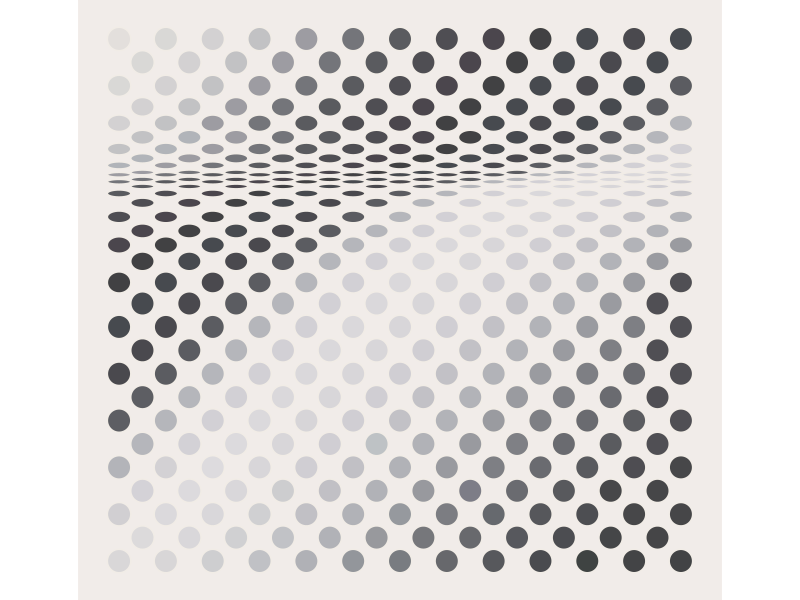

Recreate this plot in R.
library(ggplot2)
library(ggforce)

# https://www.tate.org.uk/art/artworks/riley-hesitate-t04132
# Bridget Riley
# Hesitate
# 1964

ggplot() +

  # even rows (when a = 1 for first 12 rows)
  # x: start with 0 and go to 48 by 4
  # y: start with 0 and goes to _ by 4
  geom_ellipse(aes(x0 = 0, y0 = 0, a = 1, b = 1, angle = pi),  fill = "#D9D7D8", color = "#F1ECE6") +
  geom_ellipse(aes(x0 = 4, y0 = 0, a = 1, b = 1, angle = pi),  fill = "#D8D6D7", color = "#F1ECE6") +
  geom_ellipse(aes(x0 = 8, y0 = 0, a = 1, b = 1, angle = pi),  fill = "#CECED0", color = "#F1ECE6") +
  geom_ellipse(aes(x0 = 12, y0 = 0, a = 1, b = 1, angle = pi), fill = "#C0C1C5", color = "#F1ECE6") +
  geom_ellipse(aes(x0 = 16, y0 = 0, a = 1, b = 1, angle = pi), fill = "#B0B1B6", color = "#F1ECE6") +
  geom_ellipse(aes(x0 = 20, y0 = 0, a = 1, b = 1, angle = pi), fill = "#93969B", color = "#F1ECE6") +
  geom_ellipse(aes(x0 = 24, y0 = 0, a = 1, b = 1, angle = pi), fill = "#797C81", color = "#F1ECE6") +
  geom_ellipse(aes(x0 = 28, y0 = 0, a = 1, b = 1, angle = pi), fill = "#67686C", color = "#F1ECE6") +
  geom_ellipse(aes(x0 = 32, y0 = 0, a = 1, b = 1, angle = pi), fill = "#57585C", color = "#F1ECE6") +
  geom_ellipse(aes(x0 = 36, y0 = 0, a = 1, b = 1, angle = pi), fill = "#4A4B4F", color = "#F1ECE6") +
  geom_ellipse(aes(x0 = 40, y0 = 0, a = 1, b = 1, angle = pi), fill = "#3F4342", color = "#F1ECE6") +
  geom_ellipse(aes(x0 = 44, y0 = 0, a = 1, b = 1, angle = pi), fill = "#434446", color = "#F1ECE6") +
  geom_ellipse(aes(x0 = 48, y0 = 0, a = 1, b = 1, angle = pi), fill = "#424345", color = "#F1ECE6") +

  # odd rows (when a = 1 for first 12 rows)
  # x: start with 2 and go to 48 by 4
  # y: start with 2 and goes to _ by 4
  geom_ellipse(aes(x0 = 2, y0 = 2, a = 1, b = 1, angle = pi),  fill = "#DCDADB", color = "#F1ECE6") +
  geom_ellipse(aes(x0 = 6, y0 = 2, a = 1, b = 1, angle = pi),  fill = "#D9D7DA", color = "#F1ECE6") +
  geom_ellipse(aes(x0 = 10, y0 = 2, a = 1, b = 1, angle = pi), fill = "#D0D0D2", color = "#F1ECE6") +
  geom_ellipse(aes(x0 = 14, y0 = 2, a = 1, b = 1, angle = pi), fill = "#C1C2C6", color = "#F1ECE6") +
  geom_ellipse(aes(x0 = 18, y0 = 2, a = 1, b = 1, angle = pi), fill = "#B1B2B7", color = "#F1ECE6") +
  geom_ellipse(aes(x0 = 22, y0 = 2, a = 1, b = 1, angle = pi), fill = "#98999D", color = "#F1ECE6") +
  geom_ellipse(aes(x0 = 26, y0 = 2, a = 1, b = 1, angle = pi), fill = "#76777B", color = "#F1ECE6") +
  geom_ellipse(aes(x0 = 30, y0 = 2, a = 1, b = 1, angle = pi), fill = "#68696D", color = "#F1ECE6") +
  geom_ellipse(aes(x0 = 34, y0 = 2, a = 1, b = 1, angle = pi), fill = "#57585D", color = "#F1ECE6") +
  geom_ellipse(aes(x0 = 38, y0 = 2, a = 1, b = 1, angle = pi), fill = "#4C4D51", color = "#F1ECE6") +
  geom_ellipse(aes(x0 = 42, y0 = 2, a = 1, b = 1, angle = pi), fill = "#454648", color = "#F1ECE6") +
  geom_ellipse(aes(x0 = 46, y0 = 2, a = 1, b = 1, angle = pi), fill = "#454547", color = "#F1ECE6") +

  geom_ellipse(aes(x0 = 0, y0 = 4, a = 1, b = 1,  angle = pi), fill = "#D1CFD2", color = "#F1ECE6") +
  geom_ellipse(aes(x0 = 4, y0 = 4, a = 1, b = 1,  angle = pi), fill = "#DBD9DC", color = "#F1ECE6") +
  geom_ellipse(aes(x0 = 8, y0 = 4, a = 1, b = 1,  angle = pi), fill = "#D9D7DA", color = "#F1ECE6") +
  geom_ellipse(aes(x0 = 12, y0 = 4, a = 1, b = 1, angle = pi), fill = "#D0D0D2", color = "#F1ECE6") +
  geom_ellipse(aes(x0 = 16, y0 = 4, a = 1, b = 1, angle = pi), fill = "#C1C0C5", color = "#F1ECE6") +
  geom_ellipse(aes(x0 = 20, y0 = 4, a = 1, b = 1, angle = pi), fill = "#B1B2B7", color = "#F1ECE6") +
  geom_ellipse(aes(x0 = 24, y0 = 4, a = 1, b = 1, angle = pi), fill = "#96999E", color = "#F1ECE6") +
  geom_ellipse(aes(x0 = 28, y0 = 4, a = 1, b = 1, angle = pi), fill = "#7C7D82", color = "#F1ECE6") +
  geom_ellipse(aes(x0 = 32, y0 = 4, a = 1, b = 1, angle = pi), fill = "#66696E", color = "#F1ECE6") +
  geom_ellipse(aes(x0 = 36, y0 = 4, a = 1, b = 1, angle = pi), fill = "#56575B", color = "#F1ECE6") +
  geom_ellipse(aes(x0 = 40, y0 = 4, a = 1, b = 1, angle = pi), fill = "#4D4E52", color = "#F1ECE6") +
  geom_ellipse(aes(x0 = 44, y0 = 4, a = 1, b = 1, angle = pi), fill = "#474749", color = "#F1ECE6") +
  geom_ellipse(aes(x0 = 48, y0 = 4, a = 1, b = 1, angle = pi), fill = "#464648", color = "#F1ECE6") +

  geom_ellipse(aes(x0 = 2, y0 = 6, a = 1, b = 1,  angle = pi), fill = "#D4D2D7", color = "#F1ECE6") +
  geom_ellipse(aes(x0 = 6, y0 = 6, a = 1, b = 1,  angle = pi), fill = "#DCDADD", color = "#F1ECE6") +
  geom_ellipse(aes(x0 = 10, y0 = 6, a = 1, b = 1, angle = pi), fill = "#D9D7DA", color = "#F1ECE6") +
  geom_ellipse(aes(x0 = 14, y0 = 6, a = 1, b = 1, angle = pi), fill = "#CDCDCF", color = "#F1ECE6") +
  geom_ellipse(aes(x0 = 18, y0 = 6, a = 1, b = 1, angle = pi), fill = "#C1C0C5", color = "#F1ECE6") +
  geom_ellipse(aes(x0 = 22, y0 = 6, a = 1, b = 1, angle = pi), fill = "#B1B2B7", color = "#F1ECE6") +
  geom_ellipse(aes(x0 = 26, y0 = 6, a = 1, b = 1, angle = pi), fill = "#98999E", color = "#F1ECE6") +
  geom_ellipse(aes(x0 = 30, y0 = 6, a = 1, b = 1, angle = pi), fill = "#7D7D87", color = "#F1ECE6") +
  geom_ellipse(aes(x0 = 34, y0 = 6, a = 1, b = 1, angle = pi), fill = "#6A6B70", color = "#F1ECE6") +
  geom_ellipse(aes(x0 = 38, y0 = 6, a = 1, b = 1, angle = pi), fill = "#58595D", color = "#F1ECE6") +
  geom_ellipse(aes(x0 = 42, y0 = 6, a = 1, b = 1, angle = pi), fill = "#474749", color = "#F1ECE6") +
  geom_ellipse(aes(x0 = 46, y0 = 6, a = 1, b = 1, angle = pi), fill = "#464648", color = "#F1ECE6") + 

  geom_ellipse(aes(x0 = 0,  y0 = 8, a = 1, b = 1, angle = pi), fill = "#B3B4B9", color = "#F1ECE6") +
  geom_ellipse(aes(x0 = 4,  y0 = 8, a = 1, b = 1, angle = pi), fill = "#D3D1D4", color = "#F1ECE6") +
  geom_ellipse(aes(x0 = 8,  y0 = 8, a = 1, b = 1, angle = pi), fill = "#DDDBDE", color = "#F1ECE6") +
  geom_ellipse(aes(x0 = 12, y0 = 8, a = 1, b = 1, angle = pi), fill = "#D8D6D9", color = "#F1ECE6") +
  geom_ellipse(aes(x0 = 16, y0 = 8, a = 1, b = 1, angle = pi), fill = "#D0CED3", color = "#F1ECE6") +
  geom_ellipse(aes(x0 = 20, y0 = 8, a = 1, b = 1, angle = pi), fill = "#C1C0C5", color = "#F1ECE6") +
  geom_ellipse(aes(x0 = 24, y0 = 8, a = 1, b = 1, angle = pi), fill = "#B1B2B7", color = "#F1ECE6") +
  geom_ellipse(aes(x0 = 28, y0 = 8, a = 1, b = 1, angle = pi), fill = "#999A9F", color = "#F1ECE6") +
  geom_ellipse(aes(x0 = 32, y0 = 8, a = 1, b = 1, angle = pi), fill = "#7E7F84", color = "#F1ECE6") +
  geom_ellipse(aes(x0 = 36, y0 = 8, a = 1, b = 1, angle = pi), fill = "#6A6B70", color = "#F1ECE6") +
  geom_ellipse(aes(x0 = 40, y0 = 8, a = 1, b = 1, angle = pi), fill = "#595A5E", color = "#F1ECE6") +
  geom_ellipse(aes(x0 = 44, y0 = 8, a = 1, b = 1, angle = pi), fill = "#4E4D52", color = "#F1ECE6") +
  geom_ellipse(aes(x0 = 48, y0 = 8, a = 1, b = 1, angle = pi), fill = "#474749", color = "#F1ECE6") +

  geom_ellipse(aes(x0 = 2,  y0 = 10, a = 1, b = 1, angle = pi), fill = "#B5B6BB", color = "#F1ECE6") +
  geom_ellipse(aes(x0 = 6,  y0 = 10, a = 1, b = 1, angle = pi), fill = "#D3D1D6", color = "#F1ECE6") +
  geom_ellipse(aes(x0 = 10, y0 = 10, a = 1, b = 1, angle = pi), fill = "#DCDADD", color = "#F1ECE6") +
  geom_ellipse(aes(x0 = 14, y0 = 10, a = 1, b = 1, angle = pi), fill = "#D8D6D9", color = "#F1ECE6") +
  geom_ellipse(aes(x0 = 18, y0 = 10, a = 1, b = 1, angle = pi), fill = "#D0CED3", color = "#F1ECE6") +
  geom_ellipse(aes(x0 = 22, y0 = 10, a = 1, b = 1, angle = pi), fill = "#BEC2C5", color = "#F1ECE6") +
  geom_ellipse(aes(x0 = 26, y0 = 10, a = 1, b = 1, angle = pi), fill = "#B1B2B7", color = "#F1ECE6") +
  geom_ellipse(aes(x0 = 30, y0 = 10, a = 1, b = 1, angle = pi), fill = "#999A9F", color = "#F1ECE6") +
  geom_ellipse(aes(x0 = 34, y0 = 10, a = 1, b = 1, angle = pi), fill = "#7F8085", color = "#F1ECE6") +
  geom_ellipse(aes(x0 = 38, y0 = 10, a = 1, b = 1, angle = pi), fill = "#6A6B70", color = "#F1ECE6") +
  geom_ellipse(aes(x0 = 42, y0 = 10, a = 1, b = 1, angle = pi), fill = "#5A5B5F", color = "#F1ECE6") +
  geom_ellipse(aes(x0 = 46, y0 = 10, a = 1, b = 1, angle = pi), fill = "#504F54", color = "#F1ECE6") +

  geom_ellipse(aes(x0 = 0,  y0 = 12, a = 1, b = 1, angle = pi), fill = "#5D5E63", color = "#F1ECE6") +
  geom_ellipse(aes(x0 = 4,  y0 = 12, a = 1, b = 1, angle = pi), fill = "#B5B6BB", color = "#F1ECE6") +
  geom_ellipse(aes(x0 = 8,  y0 = 12, a = 1, b = 1, angle = pi), fill = "#D2D0D5", color = "#F1ECE6") +
  geom_ellipse(aes(x0 = 12, y0 = 12, a = 1, b = 1, angle = pi), fill = "#DBD9DC", color = "#F1ECE6") +
  geom_ellipse(aes(x0 = 16, y0 = 12, a = 1, b = 1, angle = pi), fill = "#D7D5D8", color = "#F1ECE6") +
  geom_ellipse(aes(x0 = 20, y0 = 12, a = 1, b = 1, angle = pi), fill = "#D0CED3", color = "#F1ECE6") +
  geom_ellipse(aes(x0 = 24, y0 = 12, a = 1, b = 1, angle = pi), fill = "#C2C1C6", color = "#F1ECE6") +
  geom_ellipse(aes(x0 = 28, y0 = 12, a = 1, b = 1, angle = pi), fill = "#B2B3B8", color = "#F1ECE6") +
  geom_ellipse(aes(x0 = 32, y0 = 12, a = 1, b = 1, angle = pi), fill = "#9A9BA0", color = "#F1ECE6") +
  geom_ellipse(aes(x0 = 36, y0 = 12, a = 1, b = 1, angle = pi), fill = "#7E7F84", color = "#F1ECE6") +
  geom_ellipse(aes(x0 = 40, y0 = 12, a = 1, b = 1, angle = pi), fill = "#6A6B70", color = "#F1ECE6") +
  geom_ellipse(aes(x0 = 44, y0 = 12, a = 1, b = 1, angle = pi), fill = "#5B5C60", color = "#F1ECE6") +
  geom_ellipse(aes(x0 = 48, y0 = 12, a = 1, b = 1, angle = pi), fill = "#504F54", color = "#F1ECE6") +

  geom_ellipse(aes(x0 = 2,  y0 = 14, a = 1, b = 1, angle = pi), fill = "#5D5E63", color = "#F1ECE6") +
  geom_ellipse(aes(x0 = 6,  y0 = 14, a = 1, b = 1, angle = pi), fill = "#B5B6BB", color = "#F1ECE6") +
  geom_ellipse(aes(x0 = 10, y0 = 14, a = 1, b = 1, angle = pi), fill = "#D2D0D5", color = "#F1ECE6") +
  geom_ellipse(aes(x0 = 14, y0 = 14, a = 1, b = 1, angle = pi), fill = "#DAD8DB", color = "#F1ECE6") +
  geom_ellipse(aes(x0 = 18, y0 = 14, a = 1, b = 1, angle = pi), fill = "#D8D6D9", color = "#F1ECE6") +
  geom_ellipse(aes(x0 = 22, y0 = 14, a = 1, b = 1, angle = pi), fill = "#D0CED3", color = "#F1ECE6") +
  geom_ellipse(aes(x0 = 26, y0 = 14, a = 1, b = 1, angle = pi), fill = "#C2C1C6", color = "#F1ECE6") +
  geom_ellipse(aes(x0 = 30, y0 = 14, a = 1, b = 1, angle = pi), fill = "#B2B3B8", color = "#F1ECE6") +
  geom_ellipse(aes(x0 = 34, y0 = 14, a = 1, b = 1, angle = pi), fill = "#9A9BA0", color = "#F1ECE6") +
  geom_ellipse(aes(x0 = 38, y0 = 14, a = 1, b = 1, angle = pi), fill = "#7E7F84", color = "#F1ECE6") +
  geom_ellipse(aes(x0 = 42, y0 = 14, a = 1, b = 1, angle = pi), fill = "#6A6B70", color = "#F1ECE6") +
  geom_ellipse(aes(x0 = 46, y0 = 14, a = 1, b = 1, angle = pi), fill = "#504F54", color = "#F1ECE6") +

  geom_ellipse(aes(x0 = 0,  y0 = 16, a = 1, b = 1, angle = pi), fill = "#4A494E", color = "#F1ECE6") +
  geom_ellipse(aes(x0 = 4,  y0 = 16, a = 1, b = 1, angle = pi), fill = "#5B5C61", color = "#F1ECE6") +
  geom_ellipse(aes(x0 = 8,  y0 = 16, a = 1, b = 1, angle = pi), fill = "#B5B6BB", color = "#F1ECE6") +
  geom_ellipse(aes(x0 = 12, y0 = 16, a = 1, b = 1, angle = pi), fill = "#D2D0D5", color = "#F1ECE6") +
  geom_ellipse(aes(x0 = 16, y0 = 16, a = 1, b = 1, angle = pi), fill = "#DAD8DB", color = "#F1ECE6") +
  geom_ellipse(aes(x0 = 20, y0 = 16, a = 1, b = 1, angle = pi), fill = "#D8D6D9", color = "#F1ECE6") +
  geom_ellipse(aes(x0 = 24, y0 = 16, a = 1, b = 1, angle = pi), fill = "#D0CED3", color = "#F1ECE6") +
  geom_ellipse(aes(x0 = 28, y0 = 16, a = 1, b = 1, angle = pi), fill = "#C2C1C6", color = "#F1ECE6") +
  geom_ellipse(aes(x0 = 32, y0 = 16, a = 1, b = 1, angle = pi), fill = "#B2B3B8", color = "#F1ECE6") +
  geom_ellipse(aes(x0 = 36, y0 = 16, a = 1, b = 1, angle = pi), fill = "#9A9BA0", color = "#F1ECE6") +
  geom_ellipse(aes(x0 = 40, y0 = 16, a = 1, b = 1, angle = pi), fill = "#7E7F84", color = "#F1ECE6") +
  geom_ellipse(aes(x0 = 44, y0 = 16, a = 1, b = 1, angle = pi), fill = "#6A6B70", color = "#F1ECE6") +
  geom_ellipse(aes(x0 = 48, y0 = 16, a = 1, b = 1, angle = pi), fill = "#504F54", color = "#F1ECE6") +

  geom_ellipse(aes(x0 = 2,  y0 = 18, a = 1, b = 1, angle = pi), fill = "#4A494E", color = "#F1ECE6") +
  geom_ellipse(aes(x0 = 6,  y0 = 18, a = 1, b = 1, angle = pi), fill = "#5B5C61", color = "#F1ECE6") +
  geom_ellipse(aes(x0 = 10, y0 = 18, a = 1, b = 1, angle = pi), fill = "#B5B6BB", color = "#F1ECE6") +
  geom_ellipse(aes(x0 = 14, y0 = 18, a = 1, b = 1, angle = pi), fill = "#D2D0D5", color = "#F1ECE6") +
  geom_ellipse(aes(x0 = 18, y0 = 18, a = 1, b = 1, angle = pi), fill = "#DAD8DB", color = "#F1ECE6") +
  geom_ellipse(aes(x0 = 22, y0 = 18, a = 1, b = 1, angle = pi), fill = "#D8D6D9", color = "#F1ECE6") +
  geom_ellipse(aes(x0 = 26, y0 = 18, a = 1, b = 1, angle = pi), fill = "#D0CED3", color = "#F1ECE6") +
  geom_ellipse(aes(x0 = 30, y0 = 18, a = 1, b = 1, angle = pi), fill = "#C2C1C6", color = "#F1ECE6") +
  geom_ellipse(aes(x0 = 34, y0 = 18, a = 1, b = 1, angle = pi), fill = "#B2B3B8", color = "#F1ECE6") +
  geom_ellipse(aes(x0 = 38, y0 = 18, a = 1, b = 1, angle = pi), fill = "#9A9BA0", color = "#F1ECE6") +
  geom_ellipse(aes(x0 = 42, y0 = 18, a = 1, b = 1, angle = pi), fill = "#7E7F84", color = "#F1ECE6") +
  geom_ellipse(aes(x0 = 46, y0 = 18, a = 1, b = 1, angle = pi), fill = "#504F54", color = "#F1ECE6") +

  geom_ellipse(aes(x0 = 0,  y0 = 20, a = 1, b = 1, angle = pi), fill = "#474A4F", color = "#F1ECE6") +
  geom_ellipse(aes(x0 = 4,  y0 = 20, a = 1, b = 1, angle = pi), fill = "#4A494E", color = "#F1ECE6") +
  geom_ellipse(aes(x0 = 8,  y0 = 20, a = 1, b = 1, angle = pi), fill = "#5B5C61", color = "#F1ECE6") +
  geom_ellipse(aes(x0 = 12, y0 = 20, a = 1, b = 1, angle = pi), fill = "#B5B6BB", color = "#F1ECE6") +
  geom_ellipse(aes(x0 = 16, y0 = 20, a = 1, b = 1, angle = pi), fill = "#D2D0D5", color = "#F1ECE6") +
  geom_ellipse(aes(x0 = 20, y0 = 20, a = 1, b = 1, angle = pi), fill = "#DAD8DB", color = "#F1ECE6") +
  geom_ellipse(aes(x0 = 24, y0 = 20, a = 1, b = 1, angle = pi), fill = "#D8D6D9", color = "#F1ECE6") +
  geom_ellipse(aes(x0 = 28, y0 = 20, a = 1, b = 1, angle = pi), fill = "#D0CED3", color = "#F1ECE6") +
  geom_ellipse(aes(x0 = 32, y0 = 20, a = 1, b = 1, angle = pi), fill = "#C2C1C6", color = "#F1ECE6") +
  geom_ellipse(aes(x0 = 36, y0 = 20, a = 1, b = 1, angle = pi), fill = "#B2B3B8", color = "#F1ECE6") +
  geom_ellipse(aes(x0 = 40, y0 = 20, a = 1, b = 1, angle = pi), fill = "#9A9BA0", color = "#F1ECE6") +
  geom_ellipse(aes(x0 = 44, y0 = 20, a = 1, b = 1, angle = pi), fill = "#7E7F84", color = "#F1ECE6") +
  geom_ellipse(aes(x0 = 48, y0 = 20, a = 1, b = 1, angle = pi), fill = "#504F54", color = "#F1ECE6") +

  geom_ellipse(aes(x0 = 2,  y0 = 22, a = 1, b = 1, angle = pi), fill = "#474A4F", color = "#F1ECE6") +
  geom_ellipse(aes(x0 = 6,  y0 = 22, a = 1, b = 1, angle = pi), fill = "#4A494E", color = "#F1ECE6") +
  geom_ellipse(aes(x0 = 10, y0 = 22, a = 1, b = 1, angle = pi), fill = "#5B5C61", color = "#F1ECE6") +
  geom_ellipse(aes(x0 = 14, y0 = 22, a = 1, b = 1, angle = pi), fill = "#B5B6BB", color = "#F1ECE6") +
  geom_ellipse(aes(x0 = 18, y0 = 22, a = 1, b = 1, angle = pi), fill = "#D2D0D5", color = "#F1ECE6") +
  geom_ellipse(aes(x0 = 22, y0 = 22, a = 1, b = 1, angle = pi), fill = "#DAD8DB", color = "#F1ECE6") +
  geom_ellipse(aes(x0 = 26, y0 = 22, a = 1, b = 1, angle = pi), fill = "#D8D6D9", color = "#F1ECE6") +
  geom_ellipse(aes(x0 = 30, y0 = 22, a = 1, b = 1, angle = pi), fill = "#D0CED3", color = "#F1ECE6") +
  geom_ellipse(aes(x0 = 34, y0 = 22, a = 1, b = 1, angle = pi), fill = "#C2C1C6", color = "#F1ECE6") +
  geom_ellipse(aes(x0 = 38, y0 = 22, a = 1, b = 1, angle = pi), fill = "#B2B3B8", color = "#F1ECE6") +
  geom_ellipse(aes(x0 = 42, y0 = 22, a = 1, b = 1, angle = pi), fill = "#9A9BA0", color = "#F1ECE6") +
  geom_ellipse(aes(x0 = 46, y0 = 22, a = 1, b = 1, angle = pi), fill = "#504F54", color = "#F1ECE6") +

  geom_ellipse(aes(x0 = 0,  y0 = 23.8, a = 1, b = 0.9, angle = pi), fill = "#414143", color = "#F1ECE6") +
  geom_ellipse(aes(x0 = 4,  y0 = 23.8, a = 1, b = 0.9, angle = pi), fill = "#474A4F", color = "#F1ECE6") +
  geom_ellipse(aes(x0 = 8,  y0 = 23.8, a = 1, b = 0.9, angle = pi), fill = "#4A494E", color = "#F1ECE6") +
  geom_ellipse(aes(x0 = 12, y0 = 23.8, a = 1, b = 0.9, angle = pi), fill = "#5B5C61", color = "#F1ECE6") +
  geom_ellipse(aes(x0 = 16, y0 = 23.8, a = 1, b = 0.9, angle = pi), fill = "#B5B6BB", color = "#F1ECE6") +
  geom_ellipse(aes(x0 = 20, y0 = 23.8, a = 1, b = 0.9, angle = pi), fill = "#D2D0D5", color = "#F1ECE6") +
  geom_ellipse(aes(x0 = 24, y0 = 23.8, a = 1, b = 0.9, angle = pi), fill = "#DAD8DB", color = "#F1ECE6") +
  geom_ellipse(aes(x0 = 28, y0 = 23.8, a = 1, b = 0.9, angle = pi), fill = "#D8D6D9", color = "#F1ECE6") +
  geom_ellipse(aes(x0 = 32, y0 = 23.8, a = 1, b = 0.9, angle = pi), fill = "#D0CED3", color = "#F1ECE6") +
  geom_ellipse(aes(x0 = 36, y0 = 23.8, a = 1, b = 0.9, angle = pi), fill = "#C2C1C6", color = "#F1ECE6") +
  geom_ellipse(aes(x0 = 40, y0 = 23.8, a = 1, b = 0.9, angle = pi), fill = "#B2B3B8", color = "#F1ECE6") +
  geom_ellipse(aes(x0 = 44, y0 = 23.8, a = 1, b = 0.9, angle = pi), fill = "#9A9BA0", color = "#F1ECE6") +
  geom_ellipse(aes(x0 = 48, y0 = 23.8, a = 1, b = 0.9, angle = pi), fill = "#504F54", color = "#F1ECE6") +

  geom_ellipse(aes(x0 = 2,  y0 = 25.6, a = 1, b = 0.8, angle = pi), fill = "#414143", color = "#F1ECE6") +
  geom_ellipse(aes(x0 = 6,  y0 = 25.6, a = 1, b = 0.8, angle = pi), fill = "#474A4F", color = "#F1ECE6") +
  geom_ellipse(aes(x0 = 10, y0 = 25.6, a = 1, b = 0.8, angle = pi), fill = "#4A494E", color = "#F1ECE6") +
  geom_ellipse(aes(x0 = 14, y0 = 25.6, a = 1, b = 0.8, angle = pi), fill = "#5B5C61", color = "#F1ECE6") +
  geom_ellipse(aes(x0 = 18, y0 = 25.6, a = 1, b = 0.8, angle = pi), fill = "#B5B6BB", color = "#F1ECE6") +
  geom_ellipse(aes(x0 = 22, y0 = 25.6, a = 1, b = 0.8, angle = pi), fill = "#D2D0D5", color = "#F1ECE6") +
  geom_ellipse(aes(x0 = 26, y0 = 25.6, a = 1, b = 0.8, angle = pi), fill = "#DAD8DB", color = "#F1ECE6") +
  geom_ellipse(aes(x0 = 30, y0 = 25.6, a = 1, b = 0.8, angle = pi), fill = "#D8D6D9", color = "#F1ECE6") +
  geom_ellipse(aes(x0 = 34, y0 = 25.6, a = 1, b = 0.8, angle = pi), fill = "#D0CED3", color = "#F1ECE6") +
  geom_ellipse(aes(x0 = 38, y0 = 25.6, a = 1, b = 0.8, angle = pi), fill = "#C2C1C6", color = "#F1ECE6") +
  geom_ellipse(aes(x0 = 42, y0 = 25.6, a = 1, b = 0.8, angle = pi), fill = "#B2B3B8", color = "#F1ECE6") +
  geom_ellipse(aes(x0 = 46, y0 = 25.6, a = 1, b = 0.8, angle = pi), fill = "#9A9BA0", color = "#F1ECE6") +

  geom_ellipse(aes(x0 = 0,  y0 = 27, a = 1, b = 0.7, angle = pi), fill = "#4B464D", color = "#F1ECE6") +
  geom_ellipse(aes(x0 = 4,  y0 = 27, a = 1, b = 0.7, angle = pi), fill = "#414143", color = "#F1ECE6") +
  geom_ellipse(aes(x0 = 8,  y0 = 27, a = 1, b = 0.7, angle = pi), fill = "#474A4F", color = "#F1ECE6") +
  geom_ellipse(aes(x0 = 12, y0 = 27, a = 1, b = 0.7, angle = pi), fill = "#4A494E", color = "#F1ECE6") +
  geom_ellipse(aes(x0 = 16, y0 = 27, a = 1, b = 0.7, angle = pi), fill = "#5B5C61", color = "#F1ECE6") +
  geom_ellipse(aes(x0 = 20, y0 = 27, a = 1, b = 0.7, angle = pi), fill = "#B5B6BB", color = "#F1ECE6") +
  geom_ellipse(aes(x0 = 24, y0 = 27, a = 1, b = 0.7, angle = pi), fill = "#D2D0D5", color = "#F1ECE6") +
  geom_ellipse(aes(x0 = 28, y0 = 27, a = 1, b = 0.7, angle = pi), fill = "#DAD8DB", color = "#F1ECE6") +
  geom_ellipse(aes(x0 = 32, y0 = 27, a = 1, b = 0.7, angle = pi), fill = "#D8D6D9", color = "#F1ECE6") +
  geom_ellipse(aes(x0 = 36, y0 = 27, a = 1, b = 0.7, angle = pi), fill = "#D0CED3", color = "#F1ECE6") +
  geom_ellipse(aes(x0 = 40, y0 = 27, a = 1, b = 0.7, angle = pi), fill = "#C2C1C6", color = "#F1ECE6") +
  geom_ellipse(aes(x0 = 44, y0 = 27, a = 1, b = 0.7, angle = pi), fill = "#B2B3B8", color = "#F1ECE6") +
  geom_ellipse(aes(x0 = 48, y0 = 27, a = 1, b = 0.7, angle = pi), fill = "#9A9BA0", color = "#F1ECE6") +

  geom_ellipse(aes(x0 = 2,  y0 = 28.2, a = 1, b = 0.6, angle = pi), fill = "#4B464D", color = "#F1ECE6") +
  geom_ellipse(aes(x0 = 6,  y0 = 28.2, a = 1, b = 0.6, angle = pi), fill = "#414143", color = "#F1ECE6") +
  geom_ellipse(aes(x0 = 10, y0 = 28.2, a = 1, b = 0.6, angle = pi), fill = "#474A4F", color = "#F1ECE6") +
  geom_ellipse(aes(x0 = 14, y0 = 28.2, a = 1, b = 0.6, angle = pi), fill = "#4A494E", color = "#F1ECE6") +
  geom_ellipse(aes(x0 = 18, y0 = 28.2, a = 1, b = 0.6, angle = pi), fill = "#5B5C61", color = "#F1ECE6") +
  geom_ellipse(aes(x0 = 22, y0 = 28.2, a = 1, b = 0.6, angle = pi), fill = "#B5B6BB", color = "#F1ECE6") +
  geom_ellipse(aes(x0 = 26, y0 = 28.2, a = 1, b = 0.6, angle = pi), fill = "#D2D0D5", color = "#F1ECE6") +
  geom_ellipse(aes(x0 = 30, y0 = 28.2, a = 1, b = 0.6, angle = pi), fill = "#DAD8DB", color = "#F1ECE6") +
  geom_ellipse(aes(x0 = 34, y0 = 28.2, a = 1, b = 0.6, angle = pi), fill = "#D8D6D9", color = "#F1ECE6") +
  geom_ellipse(aes(x0 = 38, y0 = 28.2, a = 1, b = 0.6, angle = pi), fill = "#D0CED3", color = "#F1ECE6") +
  geom_ellipse(aes(x0 = 42, y0 = 28.2, a = 1, b = 0.6, angle = pi), fill = "#C2C1C6", color = "#F1ECE6") +
  geom_ellipse(aes(x0 = 46, y0 = 28.2, a = 1, b = 0.6, angle = pi), fill = "#B2B3B8", color = "#F1ECE6") +

  geom_ellipse(aes(x0 = 0,  y0 = 29.4, a = 1, b = 0.5, angle = pi), fill = "#4F4E53", color = "#F1ECE6") +
  geom_ellipse(aes(x0 = 4,  y0 = 29.4, a = 1, b = 0.5, angle = pi), fill = "#4B464D", color = "#F1ECE6") +
  geom_ellipse(aes(x0 = 8,  y0 = 29.4, a = 1, b = 0.5, angle = pi), fill = "#414143", color = "#F1ECE6") +
  geom_ellipse(aes(x0 = 12, y0 = 29.4, a = 1, b = 0.5, angle = pi), fill = "#474A4F", color = "#F1ECE6") +
  geom_ellipse(aes(x0 = 16, y0 = 29.4, a = 1, b = 0.5, angle = pi), fill = "#4A494E", color = "#F1ECE6") +
  geom_ellipse(aes(x0 = 20, y0 = 29.4, a = 1, b = 0.5, angle = pi), fill = "#5B5C61", color = "#F1ECE6") +
  geom_ellipse(aes(x0 = 24, y0 = 29.4, a = 1, b = 0.5, angle = pi), fill = "#B5B6BB", color = "#F1ECE6") +
  geom_ellipse(aes(x0 = 28, y0 = 29.4, a = 1, b = 0.5, angle = pi), fill = "#D2D0D5", color = "#F1ECE6") +
  geom_ellipse(aes(x0 = 32, y0 = 29.4, a = 1, b = 0.5, angle = pi), fill = "#DAD8DB", color = "#F1ECE6") +
  geom_ellipse(aes(x0 = 36, y0 = 29.4, a = 1, b = 0.5, angle = pi), fill = "#D8D6D9", color = "#F1ECE6") +
  geom_ellipse(aes(x0 = 40, y0 = 29.4, a = 1, b = 0.5, angle = pi), fill = "#D0CED3", color = "#F1ECE6") +
  geom_ellipse(aes(x0 = 44, y0 = 29.4, a = 1, b = 0.5, angle = pi), fill = "#C2C1C6", color = "#F1ECE6") +
  geom_ellipse(aes(x0 = 48, y0 = 29.4, a = 1, b = 0.5, angle = pi), fill = "#B2B3B8", color = "#F1ECE6") +

  geom_ellipse(aes(x0 = 2,  y0 = 30.6, a = 1, b = 0.4, angle = pi), fill = "#4F4E53", color = "#F1ECE6") +
  geom_ellipse(aes(x0 = 6,  y0 = 30.6, a = 1, b = 0.4, angle = pi), fill = "#4B464D", color = "#F1ECE6") +
  geom_ellipse(aes(x0 = 10, y0 = 30.6, a = 1, b = 0.4, angle = pi), fill = "#414143", color = "#F1ECE6") +
  geom_ellipse(aes(x0 = 14, y0 = 30.6, a = 1, b = 0.4, angle = pi), fill = "#474A4F", color = "#F1ECE6") +
  geom_ellipse(aes(x0 = 18, y0 = 30.6, a = 1, b = 0.4, angle = pi), fill = "#4A494E", color = "#F1ECE6") +
  geom_ellipse(aes(x0 = 22, y0 = 30.6, a = 1, b = 0.4, angle = pi), fill = "#5B5C61", color = "#F1ECE6") +
  geom_ellipse(aes(x0 = 26, y0 = 30.6, a = 1, b = 0.4, angle = pi), fill = "#B5B6BB", color = "#F1ECE6") +
  geom_ellipse(aes(x0 = 30, y0 = 30.6, a = 1, b = 0.4, angle = pi), fill = "#D2D0D5", color = "#F1ECE6") +
  geom_ellipse(aes(x0 = 34, y0 = 30.6, a = 1, b = 0.4, angle = pi), fill = "#DAD8DB", color = "#F1ECE6") +
  geom_ellipse(aes(x0 = 38, y0 = 30.6, a = 1, b = 0.4, angle = pi), fill = "#D8D6D9", color = "#F1ECE6") +
  geom_ellipse(aes(x0 = 42, y0 = 30.6, a = 1, b = 0.4, angle = pi), fill = "#D0CED3", color = "#F1ECE6") +
  geom_ellipse(aes(x0 = 46, y0 = 30.6, a = 1, b = 0.4, angle = pi), fill = "#C2C1C6", color = "#F1ECE6") +
  
  geom_ellipse(aes(x0 = 0,  y0 = 31.4, a = 1, b = 0.3, angle = pi), fill = "#5A5B5F", color = "#F1ECE6") +
  geom_ellipse(aes(x0 = 4,  y0 = 31.4, a = 1, b = 0.3, angle = pi), fill = "#4F4E53", color = "#F1ECE6") +
  geom_ellipse(aes(x0 = 8,  y0 = 31.4, a = 1, b = 0.3, angle = pi), fill = "#4B464D", color = "#F1ECE6") +
  geom_ellipse(aes(x0 = 12, y0 = 31.4, a = 1, b = 0.3, angle = pi), fill = "#414143", color = "#F1ECE6") +
  geom_ellipse(aes(x0 = 16, y0 = 31.4, a = 1, b = 0.3, angle = pi), fill = "#474A4F", color = "#F1ECE6") +
  geom_ellipse(aes(x0 = 20, y0 = 31.4, a = 1, b = 0.3, angle = pi), fill = "#4A494E", color = "#F1ECE6") +
  geom_ellipse(aes(x0 = 24, y0 = 31.4, a = 1, b = 0.3, angle = pi), fill = "#5B5C61", color = "#F1ECE6") +
  geom_ellipse(aes(x0 = 28, y0 = 31.4, a = 1, b = 0.3, angle = pi), fill = "#B5B6BB", color = "#F1ECE6") +
  geom_ellipse(aes(x0 = 32, y0 = 31.4, a = 1, b = 0.3, angle = pi), fill = "#D2D0D5", color = "#F1ECE6") +
  geom_ellipse(aes(x0 = 36, y0 = 31.4, a = 1, b = 0.3, angle = pi), fill = "#DAD8DB", color = "#F1ECE6") +
  geom_ellipse(aes(x0 = 40, y0 = 31.4, a = 1, b = 0.3, angle = pi), fill = "#D8D6D9", color = "#F1ECE6") +
  geom_ellipse(aes(x0 = 44, y0 = 31.4, a = 1, b = 0.3, angle = pi), fill = "#D0CED3", color = "#F1ECE6") +
  geom_ellipse(aes(x0 = 48, y0 = 31.4, a = 1, b = 0.3, angle = pi), fill = "#C2C1C6", color = "#F1ECE6") +

  geom_ellipse(aes(x0 = 2,  y0 = 32, a = 1, b = 0.2, angle = pi), fill = "#5A5B5F", color = "#F1ECE6") +
  geom_ellipse(aes(x0 = 6,  y0 = 32, a = 1, b = 0.2, angle = pi), fill = "#4F4E53", color = "#F1ECE6") +
  geom_ellipse(aes(x0 = 10, y0 = 32, a = 1, b = 0.2, angle = pi), fill = "#4B464D", color = "#F1ECE6") +
  geom_ellipse(aes(x0 = 14, y0 = 32, a = 1, b = 0.2, angle = pi), fill = "#414143", color = "#F1ECE6") +
  geom_ellipse(aes(x0 = 18, y0 = 32, a = 1, b = 0.2, angle = pi), fill = "#474A4F", color = "#F1ECE6") +
  geom_ellipse(aes(x0 = 22, y0 = 32, a = 1, b = 0.2, angle = pi), fill = "#4A494E", color = "#F1ECE6") +
  geom_ellipse(aes(x0 = 26, y0 = 32, a = 1, b = 0.2, angle = pi), fill = "#5B5C61", color = "#F1ECE6") +
  geom_ellipse(aes(x0 = 30, y0 = 32, a = 1, b = 0.2, angle = pi), fill = "#B5B6BB", color = "#F1ECE6") +
  geom_ellipse(aes(x0 = 34, y0 = 32, a = 1, b = 0.2, angle = pi), fill = "#D2D0D5", color = "#F1ECE6") +
  geom_ellipse(aes(x0 = 38, y0 = 32, a = 1, b = 0.2, angle = pi), fill = "#DAD8DB", color = "#F1ECE6") +
  geom_ellipse(aes(x0 = 42, y0 = 32, a = 1, b = 0.2, angle = pi), fill = "#D8D6D9", color = "#F1ECE6") +
  geom_ellipse(aes(x0 = 46, y0 = 32, a = 1, b = 0.2, angle = pi), fill = "#D0CED3", color = "#F1ECE6") +

  geom_ellipse(aes(x0 = 0,  y0 = 32.4, a = 1, b = 0.2, angle = pi), fill = "#74757A", color = "#F1ECE6") +
  geom_ellipse(aes(x0 = 4,  y0 = 32.4, a = 1, b = 0.2, angle = pi), fill = "#5A5B5F", color = "#F1ECE6") +
  geom_ellipse(aes(x0 = 8,  y0 = 32.4, a = 1, b = 0.2, angle = pi), fill = "#4F4E53", color = "#F1ECE6") +
  geom_ellipse(aes(x0 = 12, y0 = 32.4, a = 1, b = 0.2, angle = pi), fill = "#4B464D", color = "#F1ECE6") +
  geom_ellipse(aes(x0 = 16, y0 = 32.4, a = 1, b = 0.2, angle = pi), fill = "#414143", color = "#F1ECE6") +
  geom_ellipse(aes(x0 = 20, y0 = 32.4, a = 1, b = 0.2, angle = pi), fill = "#474A4F", color = "#F1ECE6") +
  geom_ellipse(aes(x0 = 24, y0 = 32.4, a = 1, b = 0.2, angle = pi), fill = "#4A494E", color = "#F1ECE6") +
  geom_ellipse(aes(x0 = 28, y0 = 32.4, a = 1, b = 0.2, angle = pi), fill = "#5B5C61", color = "#F1ECE6") +
  geom_ellipse(aes(x0 = 32, y0 = 32.4, a = 1, b = 0.2, angle = pi), fill = "#B5B6BB", color = "#F1ECE6") +
  geom_ellipse(aes(x0 = 36, y0 = 32.4, a = 1, b = 0.2, angle = pi), fill = "#D2D0D5", color = "#F1ECE6") +
  geom_ellipse(aes(x0 = 40, y0 = 32.4, a = 1, b = 0.2, angle = pi), fill = "#DAD8DB", color = "#F1ECE6") +
  geom_ellipse(aes(x0 = 44, y0 = 32.4, a = 1, b = 0.2, angle = pi), fill = "#D8D6D9", color = "#F1ECE6") +
  geom_ellipse(aes(x0 = 48, y0 = 32.4, a = 1, b = 0.2, angle = pi), fill = "#D0CED3", color = "#F1ECE6") +

  geom_ellipse(aes(x0 = 2,  y0 = 32.6, a = 1, b = 0.2, angle = pi), fill = "#74757A", color = "#F1ECE6") +
  geom_ellipse(aes(x0 = 6,  y0 = 32.6, a = 1, b = 0.2, angle = pi), fill = "#5A5B5F", color = "#F1ECE6") +
  geom_ellipse(aes(x0 = 10, y0 = 32.6, a = 1, b = 0.2, angle = pi), fill = "#4F4E53", color = "#F1ECE6") +
  geom_ellipse(aes(x0 = 14, y0 = 32.6, a = 1, b = 0.2, angle = pi), fill = "#4B464D", color = "#F1ECE6") +
  geom_ellipse(aes(x0 = 18, y0 = 32.6, a = 1, b = 0.2, angle = pi), fill = "#414143", color = "#F1ECE6") +
  geom_ellipse(aes(x0 = 22, y0 = 32.6, a = 1, b = 0.2, angle = pi), fill = "#474A4F", color = "#F1ECE6") +
  geom_ellipse(aes(x0 = 26, y0 = 32.6, a = 1, b = 0.2, angle = pi), fill = "#4A494E", color = "#F1ECE6") +
  geom_ellipse(aes(x0 = 30, y0 = 32.6, a = 1, b = 0.2, angle = pi), fill = "#5B5C61", color = "#F1ECE6") +
  geom_ellipse(aes(x0 = 34, y0 = 32.6, a = 1, b = 0.2, angle = pi), fill = "#B5B6BB", color = "#F1ECE6") +
  geom_ellipse(aes(x0 = 38, y0 = 32.6, a = 1, b = 0.2, angle = pi), fill = "#D2D0D5", color = "#F1ECE6") +
  geom_ellipse(aes(x0 = 42, y0 = 32.6, a = 1, b = 0.2, angle = pi), fill = "#DAD8DB", color = "#F1ECE6") +
  geom_ellipse(aes(x0 = 46, y0 = 32.6, a = 1, b = 0.2, angle = pi), fill = "#D8D6D9", color = "#F1ECE6") +

  geom_ellipse(aes(x0 = 0,  y0 = 33, a = 1, b = 0.2, angle = pi), fill = "#9D9CA2", color = "#F1ECE6") +
  geom_ellipse(aes(x0 = 4,  y0 = 33, a = 1, b = 0.2, angle = pi), fill = "#74757A", color = "#F1ECE6") +
  geom_ellipse(aes(x0 = 8,  y0 = 33, a = 1, b = 0.2, angle = pi), fill = "#5A5B5F", color = "#F1ECE6") +
  geom_ellipse(aes(x0 = 12, y0 = 33, a = 1, b = 0.2, angle = pi), fill = "#4F4E53", color = "#F1ECE6") +
  geom_ellipse(aes(x0 = 16, y0 = 33, a = 1, b = 0.2, angle = pi), fill = "#4B464D", color = "#F1ECE6") +
  geom_ellipse(aes(x0 = 20, y0 = 33, a = 1, b = 0.2, angle = pi), fill = "#414143", color = "#F1ECE6") +
  geom_ellipse(aes(x0 = 24, y0 = 33, a = 1, b = 0.2, angle = pi), fill = "#474A4F", color = "#F1ECE6") +
  geom_ellipse(aes(x0 = 28, y0 = 33, a = 1, b = 0.2, angle = pi), fill = "#4A494E", color = "#F1ECE6") +
  geom_ellipse(aes(x0 = 32, y0 = 33, a = 1, b = 0.2, angle = pi), fill = "#5B5C61", color = "#F1ECE6") +
  geom_ellipse(aes(x0 = 36, y0 = 33, a = 1, b = 0.2, angle = pi), fill = "#B5B6BB", color = "#F1ECE6") +
  geom_ellipse(aes(x0 = 40, y0 = 33, a = 1, b = 0.2, angle = pi), fill = "#D2D0D5", color = "#F1ECE6") +
  geom_ellipse(aes(x0 = 44, y0 = 33, a = 1, b = 0.2, angle = pi), fill = "#DAD8DB", color = "#F1ECE6") +
  geom_ellipse(aes(x0 = 48, y0 = 33, a = 1, b = 0.2, angle = pi), fill = "#D8D6D9", color = "#F1ECE6") +

  geom_ellipse(aes(x0 = 2,  y0 = 33.2, a = 1, b = 0.2, angle = pi), fill = "#9D9CA2", color = "#F1ECE6") +
  geom_ellipse(aes(x0 = 6,  y0 = 33.2, a = 1, b = 0.2, angle = pi), fill = "#74757A", color = "#F1ECE6") +
  geom_ellipse(aes(x0 = 10, y0 = 33.2, a = 1, b = 0.2, angle = pi), fill = "#5A5B5F", color = "#F1ECE6") +
  geom_ellipse(aes(x0 = 14, y0 = 33.2, a = 1, b = 0.2, angle = pi), fill = "#4F4E53", color = "#F1ECE6") +
  geom_ellipse(aes(x0 = 18, y0 = 33.2, a = 1, b = 0.2, angle = pi), fill = "#4B464D", color = "#F1ECE6") +
  geom_ellipse(aes(x0 = 22, y0 = 33.2, a = 1, b = 0.2, angle = pi), fill = "#414143", color = "#F1ECE6") +
  geom_ellipse(aes(x0 = 26, y0 = 33.2, a = 1, b = 0.2, angle = pi), fill = "#474A4F", color = "#F1ECE6") +
  geom_ellipse(aes(x0 = 30, y0 = 33.2, a = 1, b = 0.2, angle = pi), fill = "#4A494E", color = "#F1ECE6") +
  geom_ellipse(aes(x0 = 34, y0 = 33.2, a = 1, b = 0.2, angle = pi), fill = "#5B5C61", color = "#F1ECE6") +
  geom_ellipse(aes(x0 = 38, y0 = 33.2, a = 1, b = 0.2, angle = pi), fill = "#B5B6BB", color = "#F1ECE6") +
  geom_ellipse(aes(x0 = 42, y0 = 33.2, a = 1, b = 0.2, angle = pi), fill = "#D2D0D5", color = "#F1ECE6") +
  geom_ellipse(aes(x0 = 46, y0 = 33.2, a = 1, b = 0.2, angle = pi), fill = "#D8D6D9", color = "#F1ECE6") +

  geom_ellipse(aes(x0 = 0,  y0 = 33.8, a = 1, b = 0.3, angle = pi), fill = "#B1B4B9", color = "#F1ECE6") +
  geom_ellipse(aes(x0 = 4,  y0 = 33.8, a = 1, b = 0.3, angle = pi), fill = "#9D9CA2", color = "#F1ECE6") +
  geom_ellipse(aes(x0 = 8,  y0 = 33.8, a = 1, b = 0.3, angle = pi), fill = "#74757A", color = "#F1ECE6") +
  geom_ellipse(aes(x0 = 12, y0 = 33.8, a = 1, b = 0.3, angle = pi), fill = "#5A5B5F", color = "#F1ECE6") +
  geom_ellipse(aes(x0 = 16, y0 = 33.8, a = 1, b = 0.3, angle = pi), fill = "#4F4E53", color = "#F1ECE6") +
  geom_ellipse(aes(x0 = 20, y0 = 33.8, a = 1, b = 0.3, angle = pi), fill = "#4B464D", color = "#F1ECE6") +
  geom_ellipse(aes(x0 = 24, y0 = 33.8, a = 1, b = 0.3, angle = pi), fill = "#414143", color = "#F1ECE6") +
  geom_ellipse(aes(x0 = 28, y0 = 33.8, a = 1, b = 0.3, angle = pi), fill = "#474A4F", color = "#F1ECE6") +
  geom_ellipse(aes(x0 = 32, y0 = 33.8, a = 1, b = 0.3, angle = pi), fill = "#4A494E", color = "#F1ECE6") +
  geom_ellipse(aes(x0 = 36, y0 = 33.8, a = 1, b = 0.3, angle = pi), fill = "#5B5C61", color = "#F1ECE6") +
  geom_ellipse(aes(x0 = 40, y0 = 33.8, a = 1, b = 0.3, angle = pi), fill = "#B5B6BB", color = "#F1ECE6") +
  geom_ellipse(aes(x0 = 44, y0 = 33.8, a = 1, b = 0.3, angle = pi), fill = "#D2D0D5", color = "#F1ECE6") +
  geom_ellipse(aes(x0 = 48, y0 = 33.8, a = 1, b = 0.3, angle = pi), fill = "#D8D6D9", color = "#F1ECE6") +

  geom_ellipse(aes(x0 = 2,  y0 = 34.4, a = 1, b = 0.4, angle = pi), fill = "#B1B4B9", color = "#F1ECE6") +
  geom_ellipse(aes(x0 = 6,  y0 = 34.4, a = 1, b = 0.4, angle = pi), fill = "#9D9CA2", color = "#F1ECE6") +
  geom_ellipse(aes(x0 = 10, y0 = 34.4, a = 1, b = 0.4, angle = pi), fill = "#74757A", color = "#F1ECE6") +
  geom_ellipse(aes(x0 = 14, y0 = 34.4, a = 1, b = 0.4, angle = pi), fill = "#5A5B5F", color = "#F1ECE6") +
  geom_ellipse(aes(x0 = 18, y0 = 34.4, a = 1, b = 0.4, angle = pi), fill = "#4F4E53", color = "#F1ECE6") +
  geom_ellipse(aes(x0 = 22, y0 = 34.4, a = 1, b = 0.4, angle = pi), fill = "#4B464D", color = "#F1ECE6") +
  geom_ellipse(aes(x0 = 26, y0 = 34.4, a = 1, b = 0.4, angle = pi), fill = "#414143", color = "#F1ECE6") +
  geom_ellipse(aes(x0 = 30, y0 = 34.4, a = 1, b = 0.4, angle = pi), fill = "#474A4F", color = "#F1ECE6") +
  geom_ellipse(aes(x0 = 34, y0 = 34.4, a = 1, b = 0.4, angle = pi), fill = "#4A494E", color = "#F1ECE6") +
  geom_ellipse(aes(x0 = 38, y0 = 34.4, a = 1, b = 0.4, angle = pi), fill = "#5B5C61", color = "#F1ECE6") +
  geom_ellipse(aes(x0 = 42, y0 = 34.4, a = 1, b = 0.4, angle = pi), fill = "#B5B6BB", color = "#F1ECE6") +
  geom_ellipse(aes(x0 = 46, y0 = 34.4, a = 1, b = 0.4, angle = pi), fill = "#D2D0D5", color = "#F1ECE6") +

  geom_ellipse(aes(x0 = 0,  y0 = 35.2, a = 1, b = 0.5, angle = pi), fill = "#C2C2C4", color = "#F1ECE6") +
  geom_ellipse(aes(x0 = 4,  y0 = 35.2, a = 1, b = 0.5, angle = pi), fill = "#B1B4B9", color = "#F1ECE6") +
  geom_ellipse(aes(x0 = 8,  y0 = 35.2, a = 1, b = 0.5, angle = pi), fill = "#9D9CA2", color = "#F1ECE6") +
  geom_ellipse(aes(x0 = 12, y0 = 35.2, a = 1, b = 0.5, angle = pi), fill = "#74757A", color = "#F1ECE6") +
  geom_ellipse(aes(x0 = 16, y0 = 35.2, a = 1, b = 0.5, angle = pi), fill = "#5A5B5F", color = "#F1ECE6") +
  geom_ellipse(aes(x0 = 20, y0 = 35.2, a = 1, b = 0.5, angle = pi), fill = "#4F4E53", color = "#F1ECE6") +
  geom_ellipse(aes(x0 = 24, y0 = 35.2, a = 1, b = 0.5, angle = pi), fill = "#4B464D", color = "#F1ECE6") +
  geom_ellipse(aes(x0 = 28, y0 = 35.2, a = 1, b = 0.5, angle = pi), fill = "#414143", color = "#F1ECE6") +
  geom_ellipse(aes(x0 = 32, y0 = 35.2, a = 1, b = 0.5, angle = pi), fill = "#474A4F", color = "#F1ECE6") +
  geom_ellipse(aes(x0 = 36, y0 = 35.2, a = 1, b = 0.5, angle = pi), fill = "#4A494E", color = "#F1ECE6") +
  geom_ellipse(aes(x0 = 40, y0 = 35.2, a = 1, b = 0.5, angle = pi), fill = "#5B5C61", color = "#F1ECE6") +
  geom_ellipse(aes(x0 = 44, y0 = 35.2, a = 1, b = 0.5, angle = pi), fill = "#B5B6BB", color = "#F1ECE6") +
  geom_ellipse(aes(x0 = 48, y0 = 35.2, a = 1, b = 0.5, angle = pi), fill = "#D2D0D5", color = "#F1ECE6") +

  geom_ellipse(aes(x0 = 2,  y0 = 36.2, a = 1, b = 0.6, angle = pi), fill = "#C2C2C4", color = "#F1ECE6") +
  geom_ellipse(aes(x0 = 6,  y0 = 36.2, a = 1, b = 0.6, angle = pi), fill = "#B1B4B9", color = "#F1ECE6") +
  geom_ellipse(aes(x0 = 10, y0 = 36.2, a = 1, b = 0.6, angle = pi), fill = "#9D9CA2", color = "#F1ECE6") +
  geom_ellipse(aes(x0 = 14, y0 = 36.2, a = 1, b = 0.6, angle = pi), fill = "#74757A", color = "#F1ECE6") +
  geom_ellipse(aes(x0 = 18, y0 = 36.2, a = 1, b = 0.6, angle = pi), fill = "#5A5B5F", color = "#F1ECE6") +
  geom_ellipse(aes(x0 = 22, y0 = 36.2, a = 1, b = 0.6, angle = pi), fill = "#4F4E53", color = "#F1ECE6") +
  geom_ellipse(aes(x0 = 26, y0 = 36.2, a = 1, b = 0.6, angle = pi), fill = "#4B464D", color = "#F1ECE6") +
  geom_ellipse(aes(x0 = 30, y0 = 36.2, a = 1, b = 0.6, angle = pi), fill = "#414143", color = "#F1ECE6") +
  geom_ellipse(aes(x0 = 34, y0 = 36.2, a = 1, b = 0.6, angle = pi), fill = "#474A4F", color = "#F1ECE6") +
  geom_ellipse(aes(x0 = 38, y0 = 36.2, a = 1, b = 0.6, angle = pi), fill = "#4A494E", color = "#F1ECE6") +
  geom_ellipse(aes(x0 = 42, y0 = 36.2, a = 1, b = 0.6, angle = pi), fill = "#5B5C61", color = "#F1ECE6") +
  geom_ellipse(aes(x0 = 46, y0 = 36.2, a = 1, b = 0.6, angle = pi), fill = "#B5B6BB", color = "#F1ECE6") +

  geom_ellipse(aes(x0 = 0,  y0 = 37.4, a = 1, b = 0.7, angle = pi), fill = "#D3D1D2", color = "#F1ECE6") +
  geom_ellipse(aes(x0 = 4,  y0 = 37.4, a = 1, b = 0.7, angle = pi), fill = "#C2C2C4", color = "#F1ECE6") +
  geom_ellipse(aes(x0 = 8,  y0 = 37.4, a = 1, b = 0.7, angle = pi), fill = "#9D9CA2", color = "#F1ECE6") +
  geom_ellipse(aes(x0 = 12, y0 = 37.4, a = 1, b = 0.7, angle = pi), fill = "#74757A", color = "#F1ECE6") +
  geom_ellipse(aes(x0 = 16, y0 = 37.4, a = 1, b = 0.7, angle = pi), fill = "#5A5B5F", color = "#F1ECE6") +
  geom_ellipse(aes(x0 = 20, y0 = 37.4, a = 1, b = 0.7, angle = pi), fill = "#4F4E53", color = "#F1ECE6") +
  geom_ellipse(aes(x0 = 24, y0 = 37.4, a = 1, b = 0.7, angle = pi), fill = "#4B464D", color = "#F1ECE6") +
  geom_ellipse(aes(x0 = 28, y0 = 37.4, a = 1, b = 0.7, angle = pi), fill = "#414143", color = "#F1ECE6") +
  geom_ellipse(aes(x0 = 32, y0 = 37.4, a = 1, b = 0.7, angle = pi), fill = "#474A4F", color = "#F1ECE6") +
  geom_ellipse(aes(x0 = 36, y0 = 37.4, a = 1, b = 0.7, angle = pi), fill = "#4A494E", color = "#F1ECE6") +
  geom_ellipse(aes(x0 = 40, y0 = 37.4, a = 1, b = 0.7, angle = pi), fill = "#474A4F", color = "#F1ECE6") +
  geom_ellipse(aes(x0 = 44, y0 = 37.4, a = 1, b = 0.7, angle = pi), fill = "#5B5C61", color = "#F1ECE6") +
  geom_ellipse(aes(x0 = 48, y0 = 37.4, a = 1, b = 0.7, angle = pi), fill = "#B5B6BB", color = "#F1ECE6") +
  
  geom_ellipse(aes(x0 = 2,  y0 = 38.8, a = 1, b = 0.8, angle = pi), fill = "#D3D1D2", color = "#F1ECE6") +
  geom_ellipse(aes(x0 = 6,  y0 = 38.8, a = 1, b = 0.8, angle = pi), fill = "#C2C2C4", color = "#F1ECE6") +
  geom_ellipse(aes(x0 = 10, y0 = 38.8, a = 1, b = 0.8, angle = pi), fill = "#9D9CA2", color = "#F1ECE6") +
  geom_ellipse(aes(x0 = 14, y0 = 38.8, a = 1, b = 0.8, angle = pi), fill = "#74757A", color = "#F1ECE6") +
  geom_ellipse(aes(x0 = 18, y0 = 38.8, a = 1, b = 0.8, angle = pi), fill = "#5A5B5F", color = "#F1ECE6") +
  geom_ellipse(aes(x0 = 22, y0 = 38.8, a = 1, b = 0.8, angle = pi), fill = "#4F4E53", color = "#F1ECE6") +
  geom_ellipse(aes(x0 = 26, y0 = 38.8, a = 1, b = 0.8, angle = pi), fill = "#4B464D", color = "#F1ECE6") +
  geom_ellipse(aes(x0 = 30, y0 = 38.8, a = 1, b = 0.8, angle = pi), fill = "#414143", color = "#F1ECE6") +
  geom_ellipse(aes(x0 = 34, y0 = 38.8, a = 1, b = 0.8, angle = pi), fill = "#474A4F", color = "#F1ECE6") +
  geom_ellipse(aes(x0 = 38, y0 = 38.8, a = 1, b = 0.8, angle = pi), fill = "#4A494E", color = "#F1ECE6") +
  geom_ellipse(aes(x0 = 42, y0 = 38.8, a = 1, b = 0.8, angle = pi), fill = "#474A4F", color = "#F1ECE6") +
  geom_ellipse(aes(x0 = 46, y0 = 38.8, a = 1, b = 0.8, angle = pi), fill = "#5B5C61", color = "#F1ECE6") +

  geom_ellipse(aes(x0 = 0,  y0 = 40.6, a = 1, b = 0.9, angle = pi), fill = "#D9D8D6", color = "#F1ECE6") +
  geom_ellipse(aes(x0 = 4,  y0 = 40.6, a = 1, b = 0.9, angle = pi), fill = "#D3D1D2", color = "#F1ECE6") +
  geom_ellipse(aes(x0 = 8,  y0 = 40.6, a = 1, b = 0.9, angle = pi), fill = "#C2C2C4", color = "#F1ECE6") +
  geom_ellipse(aes(x0 = 12, y0 = 40.6, a = 1, b = 0.9, angle = pi), fill = "#9D9CA2", color = "#F1ECE6") +
  geom_ellipse(aes(x0 = 16, y0 = 40.6, a = 1, b = 0.9, angle = pi), fill = "#74757A", color = "#F1ECE6") +
  geom_ellipse(aes(x0 = 20, y0 = 40.6, a = 1, b = 0.9, angle = pi), fill = "#5A5B5F", color = "#F1ECE6") +
  geom_ellipse(aes(x0 = 24, y0 = 40.6, a = 1, b = 0.9, angle = pi), fill = "#4F4E53", color = "#F1ECE6") +
  geom_ellipse(aes(x0 = 28, y0 = 40.6, a = 1, b = 0.9, angle = pi), fill = "#4B464D", color = "#F1ECE6") +
  geom_ellipse(aes(x0 = 32, y0 = 40.6, a = 1, b = 0.9, angle = pi), fill = "#414143", color = "#F1ECE6") +
  geom_ellipse(aes(x0 = 36, y0 = 40.6, a = 1, b = 0.9, angle = pi), fill = "#474A4F", color = "#F1ECE6") +
  geom_ellipse(aes(x0 = 40, y0 = 40.6, a = 1, b = 0.9, angle = pi), fill = "#4A494E", color = "#F1ECE6") +
  geom_ellipse(aes(x0 = 44, y0 = 40.6, a = 1, b = 0.9, angle = pi), fill = "#474A4F", color = "#F1ECE6") +
  geom_ellipse(aes(x0 = 48, y0 = 40.6, a = 1, b = 0.9, angle = pi), fill = "#5B5C61", color = "#F1ECE6") +

  geom_ellipse(aes(x0 = 2,  y0 = 42.6, a = 1, b = 1, angle = pi), fill = "#D9D8D6", color = "#F1ECE6") +
  geom_ellipse(aes(x0 = 6,  y0 = 42.6, a = 1, b = 1, angle = pi), fill = "#D3D1D2", color = "#F1ECE6") +
  geom_ellipse(aes(x0 = 10, y0 = 42.6, a = 1, b = 1, angle = pi), fill = "#C2C2C4", color = "#F1ECE6") +
  geom_ellipse(aes(x0 = 14, y0 = 42.6, a = 1, b = 1, angle = pi), fill = "#9D9CA2", color = "#F1ECE6") +
  geom_ellipse(aes(x0 = 18, y0 = 42.6, a = 1, b = 1, angle = pi), fill = "#74757A", color = "#F1ECE6") +
  geom_ellipse(aes(x0 = 22, y0 = 42.6, a = 1, b = 1, angle = pi), fill = "#5A5B5F", color = "#F1ECE6") +
  geom_ellipse(aes(x0 = 26, y0 = 42.6, a = 1, b = 1, angle = pi), fill = "#4F4E53", color = "#F1ECE6") +
  geom_ellipse(aes(x0 = 30, y0 = 42.6, a = 1, b = 1, angle = pi), fill = "#4B464D", color = "#F1ECE6") +
  geom_ellipse(aes(x0 = 34, y0 = 42.6, a = 1, b = 1, angle = pi), fill = "#414143", color = "#F1ECE6") +
  geom_ellipse(aes(x0 = 38, y0 = 42.6, a = 1, b = 1, angle = pi), fill = "#474A4F", color = "#F1ECE6") +
  geom_ellipse(aes(x0 = 42, y0 = 42.6, a = 1, b = 1, angle = pi), fill = "#4A494E", color = "#F1ECE6") +
  geom_ellipse(aes(x0 = 46, y0 = 42.6, a = 1, b = 1, angle = pi), fill = "#474A4F", color = "#F1ECE6") +

  geom_ellipse(aes(x0 = 0,  y0 = 44.6, a = 1, b = 1, angle = pi), fill = "#E3DFDC", color = "#F1ECE6") +
  geom_ellipse(aes(x0 = 4,  y0 = 44.6, a = 1, b = 1, angle = pi), fill = "#D9D8D6", color = "#F1ECE6") +
  geom_ellipse(aes(x0 = 8,  y0 = 44.6, a = 1, b = 1, angle = pi), fill = "#D3D1D2", color = "#F1ECE6") +
  geom_ellipse(aes(x0 = 12, y0 = 44.6, a = 1, b = 1, angle = pi), fill = "#C2C2C4", color = "#F1ECE6") +
  geom_ellipse(aes(x0 = 16, y0 = 44.6, a = 1, b = 1, angle = pi), fill = "#9D9CA2", color = "#F1ECE6") +
  geom_ellipse(aes(x0 = 20, y0 = 44.6, a = 1, b = 1, angle = pi), fill = "#74757A", color = "#F1ECE6") +
  geom_ellipse(aes(x0 = 24, y0 = 44.6, a = 1, b = 1, angle = pi), fill = "#5A5B5F", color = "#F1ECE6") +
  geom_ellipse(aes(x0 = 28, y0 = 44.6, a = 1, b = 1, angle = pi), fill = "#4F4E53", color = "#F1ECE6") +
  geom_ellipse(aes(x0 = 32, y0 = 44.6, a = 1, b = 1, angle = pi), fill = "#4B464D", color = "#F1ECE6") +
  geom_ellipse(aes(x0 = 36, y0 = 44.6, a = 1, b = 1, angle = pi), fill = "#414143", color = "#F1ECE6") +
  geom_ellipse(aes(x0 = 40, y0 = 44.6, a = 1, b = 1, angle = pi), fill = "#474A4F", color = "#F1ECE6") +
  geom_ellipse(aes(x0 = 44, y0 = 44.6, a = 1, b = 1, angle = pi), fill = "#4A494E", color = "#F1ECE6") +
  geom_ellipse(aes(x0 = 48, y0 = 44.6, a = 1, b = 1, angle = pi), fill = "#474A4F", color = "#F1ECE6") +
  
  theme_void() +
  theme(
    plot.background = element_rect(fill = "#F1ECE9", color = "#F1ECE9"),
    plot.margin = margin(c(0,0,0,0), unit="cm")
  ) +
  coord_fixed()